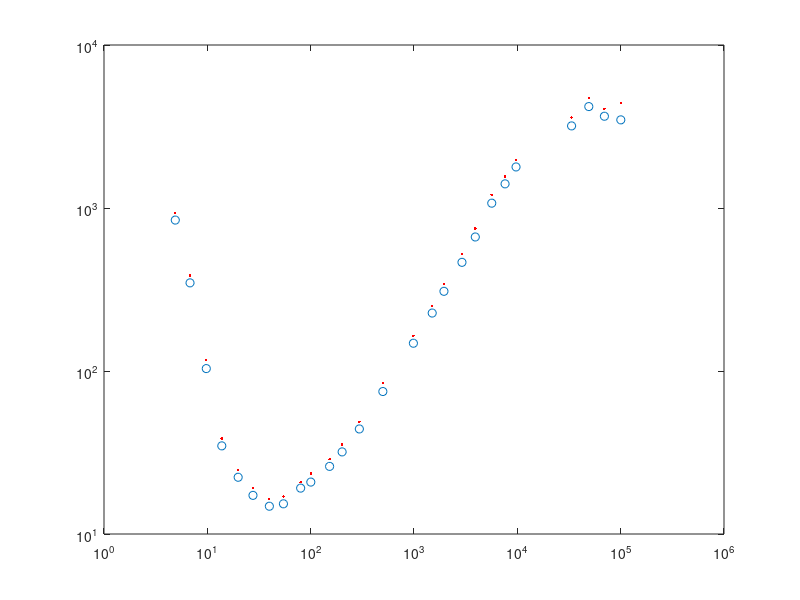

Write MATLAB code to recreate this figure. (Note: this script raises an error after producing the figure.)
function filename = loadFieldData(varargin)
%{
Saves in a file these things:
    forwardModel: Function handle of the forward model
    data: a structure containing data and related information
        x: values of electrode spacings, size numMeasurements, log-spaced
            from minDist to maxDist, in meters.
        lambda: a 2D array based on x, see makeLambda and calculateRho1D
        fx: the measurements with NO noise
        y: the measurements WITH noise
        Cd: covariance matrix, which in our case is
Then outputs a filename which can easily be fed into the inversion script,
which is the next step of the process.
%}

%% 0 Preliminary stuff ignore this section
addpath(genpath(fileparts(mfilename('fullpath'))))
%adds subfolders so you can use the scripts in them
defaultNoise = 1.0;
defaultSubStruct = 'Constable1984_Wauchope';

p = inputParser;
validScalarPosNum = @(x) isnumeric(x) && isscalar(x) && (x>=0);
addOptional(p,'noise',defaultNoise,validScalarPosNum);
addParameter(p,'subStructChoice',defaultSubStruct,@ischar);
parse(p,varargin{:});

%% 1 User Set Options Here:

filterSize = 11;
%Choice of filter size for the forward model. Choices are 7,11,19. Based on
%Guptasarma 1982. This effects both which script is used for the forward
%model as well as the size of the lambda matrices, so it is an accuracy vs.
%computational expense tradeoff.

data.subStructChoice = p.Results.subStructChoice;

% minDist = 0.1; maxDist = 1000; %in meters
%numMeasurements = 21; %how many measurements
% data.x = logspace(log10(minDist),log10(maxDist),numMeasurements);
% array of electrode spacings

data.noiseCoef = 1.0; %How "noisy" are the measurements. (1.0 for field - actual uncertainties are given).


%% Digitized data from Constable paper

% digitization was done with web plot digitizer.

% Wauchope:
if strcmp(data.subStructChoice,'Constable1984_Wauchope')
    % digitization was done with web plot digitizer.

    % This is a 1-sigma standard deviation.
    error_bar = [4.896732901846811, 934.0505282049073
        6.801471165208465, 384.755808736745
        9.945979346038573, 116.59144011798311
        13.807062345759334, 38.47558087367446
        19.879526249467705, 24.694065319965773
        27.65624883320632, 19.119717955005
        39.848815103186915, 16.39890367222246
        54.52034719114441, 16.967959918688983
        80.00815620613719, 20.821811885006582
        100.36068813004117, 23.46228848142265
        152.49729953505766, 28.791166380223558
        201.5900917326827, 35.33036694992737
        295.92082109390674, 48.852735715193866
        499.59268447829635, 84.31909292866251
        986.8252174635064, 163.98903672222477
        1474.4160092126976, 251.18864315095797
        1949.5711452737073, 341.4548873833601
        2912.8551407301143, 523.0202675339294
        3919.72307148123, 748.2971205750629
        5656.767398881645, 1206.3726468100235
        7610.142656820342, 1558.0901878706047
        9887.254908078085, 1978.3188827841643
        33498.83900757835, 3593.813663804626
        50031.26946400382, 4721.435640802164
        69621.08503431256, 4049.5559845768885
        98642.22776801953, 4410.059454176737];

    apparent_resistivity_data = [4.895470008598941, 843.1909292866251
        6.799717029914117, 347.3287559085802
        9.77136924386588, 103.4700871341198
        13.803501431541855, 34.73287559085806
        19.874399214774463, 22.291954510236945
        27.649116140733, 17.259850793256216
        39.83853788355126, 14.803703235666639
        54.506286105984294, 15.317404637020783
        79.99096039856323, 19.119717955005
        100.33049130302543, 20.821811885006582
        152.4579696770154, 25.99051079393097
        201.53810058454602, 31.89361179185746
        295.84450155303, 44.100594541767364
        499.442365522213, 74.82971205750628
        986.5707100339717, 148.0370323566664
        1499.9246871199446, 226.7543125870802
        1949.0683405904724, 308.23992397451434
        2911.978712076172, 464.15888336127773
        3918.5436933627207, 664.0827850634838
        5655.065373618616, 1070.6058931542352
        7608.1799608822075, 1406.5272421052364
        9714.093360746945, 1785.878265500129
        33488.759775703926, 3189.361179185746
        49152.9280992172, 4190.079105786669
        69603.1293891994, 3655.6361467894103
        100314.31816901018, 3473.2875590858057];

    figure()
    plot(apparent_resistivity_data(:,1),apparent_resistivity_data(:,2),'o')
    hold on
    plot(apparent_resistivity_data(:,1),error_bar(:,2),'r.')
    set(gca,'XScale','log','YScale','log')

    relative_error = (error_bar(:,2)-apparent_resistivity_data(:,2))./apparent_resistivity_data(:,2);
    % note - all but the last data point are close to 10% relative error.
    % The paper states that the relative error is at least 10% and this appears
    % to be the value adopted for most of the data.
    relative_error(1:end-1) = 0.1;
    data.relative_error = relative_error;
elseif strcmp(data.subStructChoice,'Constable1984_Renner')
    % This is a 1-sigma standard deviation.
    error_bar = [10.131384002971298, 8.23443115885666
        14.144866165713562, 7.857929039012548
        20.24396481119087, 7.777796778179991
        28.272693327019812, 8.904672537539831
        40.473215678047694, 10.073107632971464
        55.846095158455526, 13.503255184158245
        80.98209114229194, 20.443313299857543
        101.22527627690566, 28.4064648320283
        150.4575778484298, 42.49268347230918
        202.56614513745888, 62.00686067997087
        6093.604993572734, 626.2086253319778
        7615.175569638835, 770.6556653769237
        10246.556557335902, 810.2697195608571
        14314.369395778906, 1086.257825836283
        20241.875620838753, 1305.6068454286926
        27583.543543943226, 1627.1379173244823
        40000.470973162955, 2523.9578034523297
        60925.12797621269, 3185.820268804728
        92829.97002504185, 4943.018425342695
        ];

    apparent_resistivity_data = [10.12742243056727, 6.618039705423816
        13.966213791244554, 6.470241253607495
        20.237368102557017, 6.482906070623123
        28.263480372842473, 7.422173309089261
        39.96203119609014, 8.294225645879676
        55.825471164753864, 10.985167865085513
        80.95570227702724, 17.039797217009504
        99.94678160956249, 23.389964418466732
        150.40528168845438, 34.99087787630361
        202.49573704181398, 51.05995461453317
        6091.354621892286, 509.4332273233291
        7612.197884716454, 619.3785210273652
        10242.772498355554, 659.1706047156835
        14309.393996316985, 894.4861049028713
        20235.27959298953, 1088.2421829048337
        27916.96852862111, 1339.9646903523553
        39986.56757887064, 2078.369546208952
        60886.75116641176, 2240.371317573986
        91597.78429448836, 2827.6840136107853
        ];

    figure()
    plot(apparent_resistivity_data(:,1),apparent_resistivity_data(:,2),'o')
    hold on
    plot(apparent_resistivity_data(:,1),error_bar(:,2),'r.')
    set(gca,'XScale','log','YScale','log')

    relative_error = (error_bar(:,2)-apparent_resistivity_data(:,2))./apparent_resistivity_data(:,2);
    % note - all but the last TWO data points are close to 20% relative error.
    % The paper states that the relative error is at least 20% and this appears
    % to be the value adopted for most of the data.
    relative_error(1:end-2) = 0.2;
    data.relative_error = relative_error;
else
    error('undefined dataset')
end



%% 2 Calculated Stuff:

switch filterSize
    case 7
        forwardModel = @(a,b,c) calculateRho1D07(a,b,c);
    case 11
        forwardModel = @(a,b,c) calculateRho1D11(a,b,c);
    case 19
        forwardModel = @(a,b,c) calculateRho1D19(a,b,c);
end %anything else is an invalid choice

% [trueDepths,trueRhos] = subStructGen(data.subStructChoice);
data.x = apparent_resistivity_data(:,1)';
data.lambda = makeLambda(data.x,filterSize); %lambda matrix for calculateRho1D
% data.fx = forwardModel(trueDepths,trueRhos,data.lambda); %'true' output
data.fx = apparent_resistivity_data(:,2);
data.y = apparent_resistivity_data(:,2);

rng(1); %re-seed random number generator for consistent noise pattern.
% noiseVector = data.noiseCoef.*data.fx.*randn(length(data.fx),1);
%noise is added, Gaussian with mean 0 and std dev = noiseCoef*f(x)

data.Cd = diag( (relative_error .* apparent_resistivity_data(:,2)).^2 );

%% 3 Save
filename = ['Data_', data.subStructChoice, '_',...
    num2str(data.noiseCoef), '_', date, '.mat'];
save(filename,'data','forwardModel');
end
